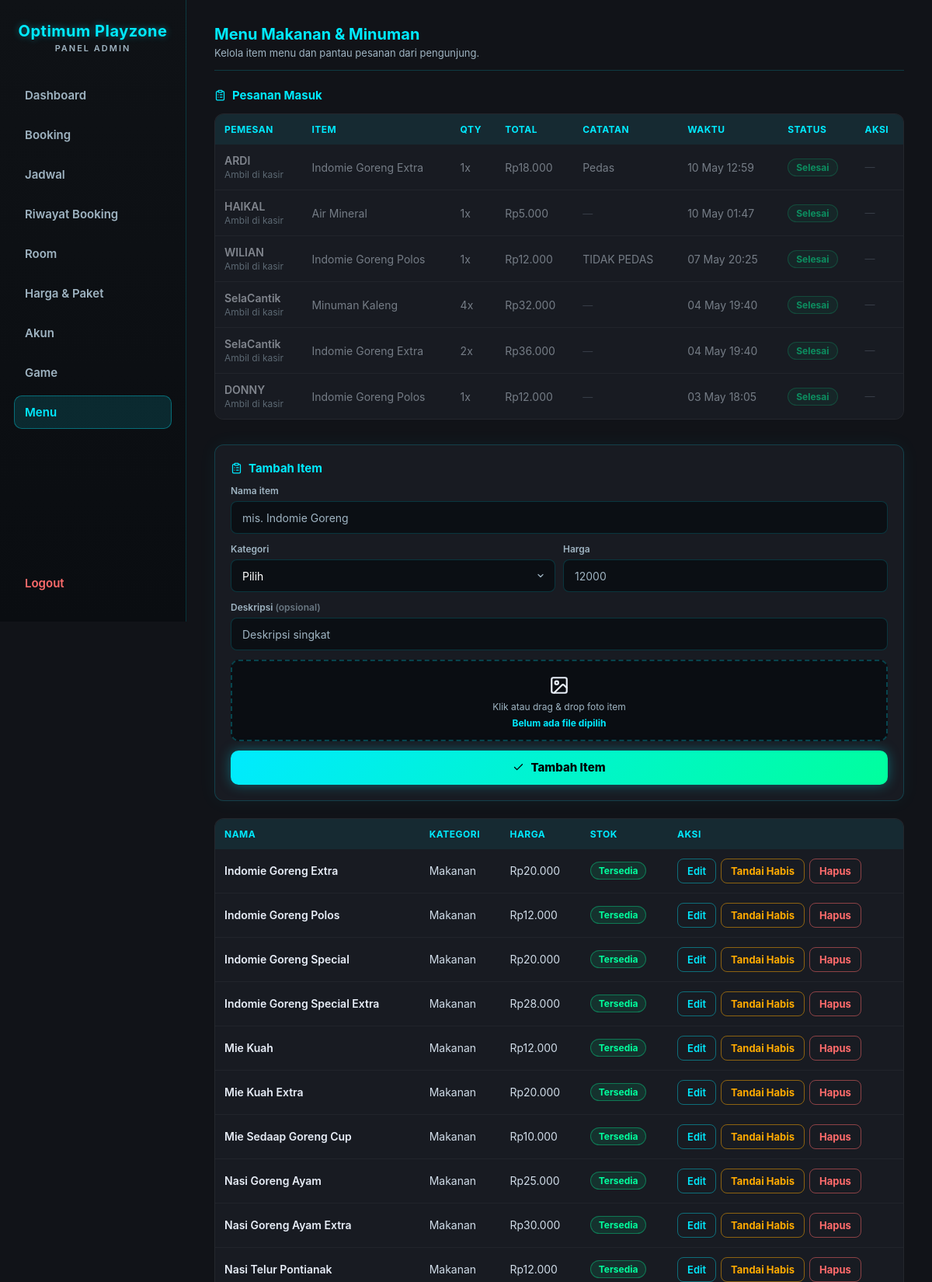
Page /KITSUNE-ADMIN.php?page=menu (signed in, upper part) on the committed database.
### tables this page shows
CREATE TABLE `menu_orders` (
  `id` int(11) NOT NULL AUTO_INCREMENT,
  `user_id` int(11) NOT NULL,
  `item_id` int(11) NOT NULL,
  `booking_id` int(11) DEFAULT NULL,
  `quantity` int(11) NOT NULL DEFAULT 1,
  `unit_price` int(11) NOT NULL DEFAULT 0,
  `note` text DEFAULT NULL,
  `status` enum('pending','selesai','batal') NOT NULL DEFAULT 'pending',
  `created_at` timestamp NOT NULL DEFAULT current_timestamp(),
  PRIMARY KEY (`id`),
  KEY `user_id` (`user_id`),
  KEY `menu_orders_ibfk_2` (`item_id`),
  KEY `booking_id` (`booking_id`),
  CONSTRAINT `menu_orders_ibfk_1` FOREIGN KEY (`user_id`) REFERENCES `users` (`id`) ON DELETE CASCADE,
  CONSTRAINT `menu_orders_ibfk_2` FOREIGN KEY (`item_id`) REFERENCES `menu_items` (`id`),
  CONSTRAINT `menu_orders_ibfk_3` FOREIGN KEY (`booking_id`) REFERENCES `bookings` (`id`) ON DELETE SET NULL
);

CREATE TABLE `users` (
  `id` int(11) NOT NULL AUTO_INCREMENT,
  `username` varchar(50) NOT NULL,
  `role` enum('user','admin') NOT NULL DEFAULT 'user',
  `password` varchar(255) NOT NULL,
  `created_at` timestamp NOT NULL DEFAULT current_timestamp(),
  `last_activity` datetime DEFAULT NULL,
  PRIMARY KEY (`id`),
  UNIQUE KEY `username` (`username`)
);

CREATE TABLE `menu_items` (
  `id` int(11) NOT NULL AUTO_INCREMENT,
  `name` varchar(100) NOT NULL,
  `category` enum('makanan','snack','minuman') NOT NULL,
  `price` int(11) NOT NULL DEFAULT 0,
  `description` text DEFAULT NULL,
  `image` varchar(255) DEFAULT NULL,
  `is_available` tinyint(1) NOT NULL DEFAULT 1,
  `created_at` timestamp NOT NULL DEFAULT current_timestamp(),
  PRIMARY KEY (`id`)
);

### KITSUNE-ADMIN.php (the view, shortened to what the rows shown need)
<?php
require __DIR__ . '/db.php';
require_once __DIR__ . '/booking_lib.php';
function jsArg($v) {
  return htmlspecialchars(json_encode($v, JSON_HEX_TAG | JSON_HEX_APOS | JSON_HEX_QUOT | JSON_HEX_AMP | JSON_INVALID_UTF8_SUBSTITUTE), ENT_QUOTES);
}
$isAdmin = isAdminSession($conn);
$page    = $_GET['page'] ?? 'dashboard';
?>
<!DOCTYPE html>
<html>
<head>
  <link rel="stylesheet" href="admin.css?v=<?= filemtime(__DIR__ . '/admin.css') ?>">
</head>
<body data-open-sec="<?= BOOKING_OPEN_SEC ?>" data-close-sec="<?= BOOKING_CLOSE_SEC ?>" data-pricing="<?= htmlspecialchars(pricingJson()) ?>">
<?php if (!$isAdmin): ?>
  <div class="login-box">
    <h2>Optimum Playzone<span class="brand-sub">Login Admin</span></h2>
    <?php if (isset($error)): ?>
      <p class="error"><?= htmlspecialchars($error) ?></p>
    <?php endif; ?>
    <form method="post">
      <input name="username" placeholder="Username" required>
      <input type="password" name="password" placeholder="Password" required>
      <button name="login">Login</button>
    </form>
  </div>
<?php else: ?>
<nav class="sidebar">
  <h2>Optimum Playzone<span class="brand-sub">Panel Admin</span></h2>
</nav>
<main>
<?php if ($page === 'dashboard'): ?>
  <?php
    releaseNoShows($conn);
    $now        = time();
    $todayStart = strtotime('today', $now);
    $monthStart = strtotime(date('Y-m-01', $now));
    $monthEnd   = strtotime('+1 month', $monthStart);
    $bulanNama  = ['Januari','Februari','Maret','April','Mei','Juni','Juli','Agustus','September','Oktober','November','Desember'];
    $bulanIni   = $bulanNama[intval(date('n', $now)) - 1] . ' ' . date('Y', $now);
    $revenueSince = function ($from) use ($conn) {
      $stmt = $conn->prepare("SELECT COALESCE(SUM(p.amount), 0) AS s FROM booking_payments p JOIN bookings b ON b.id = p.booking_id WHERE b.payment_status <> 'cancelled' AND p.paid_at >= ?");
      $stmt->bind_param("i", $from);
      $stmt->execute();
      $s = intval($stmt->get_result()->fetch_assoc()['s']);
      $stmt->close();
      return $s;
    };
    $revToday = $revenueSince($todayStart);
    $revMonth = $revenueSince($monthStart);
    $tomorrow = $todayStart + 86400;
    $stmt = $conn->prepare("SELECT COUNT(*) AS n FROM bookings WHERE payment_status <> 'cancelled' AND start_time >= ? AND start_time < ?");
    $stmt->bind_param("ii", $todayStart, $tomorrow);
    $stmt->execute();
    $bookToday = intval($stmt->get_result()->fetch_assoc()['n']);
    $stmt->close();
    $monthStartSql = date('Y-m-d 00:00:00', $monthStart);
    $stmt = $conn->prepare("SELECT COALESCE(SUM(quantity * unit_price), 0) AS s FROM menu_orders WHERE status = 'selesai' AND created_at >= ?");
    $stmt->bind_param("s", $monthStartSql);
    $stmt->execute();
    $menuMonth = intval($stmt->get_result()->fetch_assoc()['s']);
    $stmt->close();
    $days = [];
    for ($i = 13; $i >= 0; $i--) {
      $d = strtotime("-$i day", $todayStart);
      $days[date('Y-m-d', $d)] = ['ts' => $d, 'sum' => 0, 'count' => 0];
    }
    $chartFrom = reset($days)['ts'];
    $stmt = $conn->prepare("
      SELECT DATE(FROM_UNIXTIME(p.paid_at)) AS d, SUM(p.amount) AS s, COUNT(*) AS n
      FROM booking_payments p JOIN bookings b ON b.id = p.booking_id
      WHERE b.payment_status <> 'cancelled' AND p.paid_at >= ?
      GROUP BY d
    ");
    $stmt->bind_param("i", $chartFrom);
    $stmt->execute();
    $res = $stmt->get_result();
    while ($row = $res->fetch_assoc()) {
      if (isset($days[$row['d']])) {
        $days[$row['d']]['sum'] = intval($row['s']);
        $days[$row['d']]['count'] = intval($row['n']);
      }
    }
    $stmt->close();
    $maxDay = max(1, max(array_column($days, 'sum')));
    $stmt = $conn->prepare("SELECT payment_status, source, COUNT(*) AS n FROM bookings WHERE start_time >= ? AND start_time < ? GROUP BY payment_status, source");
    $stmt->bind_param("ii", $monthStart, $monthEnd);
    $stmt->execute();
    $byStatus = ['paid' => 0, 'unpaid' => 0, 'cancelled' => 0];
    $bySource = ['online' => 0, 'walkin' => 0];
    $res = $stmt->get_result();
    while ($row = $res->fetch_assoc()) {
      $byStatus[$row['payment_status']] = ($byStatus[$row['payment_status']] ?? 0) + intval($row['n']);
      if ($row['payment_status'] !== 'cancelled') $bySource[$row['source']] += intval($row['n']);
    }
    $stmt->close();
    $totalMonth = max(1, array_sum($byStatus));
    $totalSource = max(1, array_sum($bySource));
    $stmt = $conn->prepare("
      SELECT r.title, r.console_type, r.console_model, COUNT(b.id) AS n, COALESCE(SUM(b.amount_paid), 0) AS s
      FROM bookings b JOIN rooms r ON r.id = b.room_id
      WHERE b.payment_status <> 'cancelled' AND b.start_time >= ? AND b.start_time < ?
      GROUP BY r.id ORDER BY n DESC, s DESC LIMIT 5
    ");
    $stmt->bind_param("ii", $monthStart, $monthEnd);
    $stmt->execute();
    $topRooms = $stmt->get_result()->fetch_all(MYSQLI_ASSOC);
    $stmt->close();
    $maxRoom = max(1, max(array_column($topRooms, 'n') ?: [0]));
    $rp = fn($n) => 'Rp' . number_format($n, 0, ',', '.');
    $hariPendek = ['Min','Sen','Sel','Rab','Kam','Jum','Sab'];
  ?>
  <div class="page-head">
    <div>
      <h2>Dashboard</h2>
      <p class="page-sub">Ringkasan pendapatan dan booking. Pendapatan dihitung dari pembayaran yang sudah diterima kasir.</p>
    </div>
    <span class="clock-chip"><?= icon('clock') ?> <?= date('d', $now) ?> <?= $bulanNama[intval(date('n', $now)) - 1] ?></span>
  </div>
  <div class="stat-row">
    <div class="stat-card stat-kosong"><span class="stat-num"><?= $rp($revToday) ?></span><span class="stat-label">Pendapatan hari ini</span></div>
    <div class="stat-card stat-tunggu"><span class="stat-num"><?= $rp($revMonth) ?></span><span class="stat-label">Pendapatan <?= $bulanIni ?></span></div>
    <div class="stat-card stat-service"><span class="stat-num"><?= $bookToday ?></span><span class="stat-label">Booking jadwal hari ini</span></div>
    <div class="stat-card stat-dipakai"><span class="stat-num"><?= $rp($menuMonth) ?></span><span class="stat-label">Penjualan menu <?= $bulanIni ?></span></div>
  </div>
  <div class="dash-grid">
    <section class="panel-card dash-chart-card">
      <h3 class="panel-title"><?= icon('clipboard') ?> Pendapatan 14 hari terakhir</h3>
      <div class="bar-chart" role="img" aria-label="Grafik batang pendapatan harian 14 hari terakhir">
        <?php foreach ($days as $date => $d): ?>
          <?php
            $h = $d['sum'] > 0 ? max(3, round($d['sum'] / $maxDay * 100)) : 0;
            $label = $hariPendek[intval(date('w', $d['ts']))] . ' ' . date('j', $d['ts']);
            $tip = date('d', $d['ts']) . ' ' . $bulanNama[intval(date('n', $d['ts'])) - 1] . ' · ' . $rp($d['sum']) . ' · ' . $d['count'] . ' pembayaran';
          ?>
          <div class="bar-col<?= $date === date('Y-m-d', $now) ? ' is-today' : '' ?>" data-tip="<?= htmlspecialchars($tip) ?>" tabindex="0">
            <div class="bar-track"><div class="bar" style="height:<?= $h ?>%"></div></div>
            <span class="bar-label"><?= $label ?></span>
          </div>
        <?php endforeach; ?>
      </div>
      <p class="chart-scale">Tertinggi: <?= $rp($maxDay > 1 ? $maxDay : 0) ?> per hari</p>
      <details class="chart-table">
        <summary>Lihat tabel data</summary>
        <div class="table-wrap">
          <table class="users-table">
            <tr><th>Tanggal</th><th>Pembayaran</th><th>Pendapatan</th></tr>
            <?php foreach (array_reverse($days, true) as $d): ?>
              <tr><td><?= date('d', $d['ts']) . ' ' . $bulanNama[intval(date('n', $d['ts'])) - 1] ?></td><td><?= $d['count'] ?></td><td><?= $rp($d['sum']) ?></td></tr>
            <?php endforeach; ?>
          </table>
        </div>
      </details>
    </section>
    <section class="panel-card">
      <h3 class="panel-title"><?= icon('check') ?> Booking <?= $bulanIni ?></h3>
      <?php
        $statusRows = [
          ['Lunas', $byStatus['paid'], 'st-paid'],
          ['Belum bayar', $byStatus['unpaid'], 'st-unpaid'],
          ['Dibatalkan', $byStatus['cancelled'], 'st-cancel'],
        ];
      ?>
      <ul class="hbar-list">
        <?php foreach ($statusRows as [$lbl, $n, $cls]): ?>
          <li class="<?= $cls ?>">
            <div class="hbar-head"><span><?= $lbl ?></span><strong><?= $n ?></strong></div>
            <div class="hbar-track"><div class="hbar" style="width:<?= round($n / $totalMonth * 100) ?>%"></div></div>
          </li>
        <?php endforeach; ?>
      </ul>
      <h4 class="dash-sub">Sumber booking (tidak termasuk batal)</h4>
      <div class="split-bar" role="img" aria-label="Online <?= $bySource['online'] ?>, Offline <?= $bySource['walkin'] ?>">
        <div class="split-online" style="width:<?= round($bySource['online'] / $totalSource * 100) ?>%"></div>
        <div class="split-offline" style="width:<?= round($bySource['walkin'] / $totalSource * 100) ?>%"></div>
      </div>
      <div class="split-legend">
        <span><i class="dot dot-online"></i> Online <strong><?= $bySource['online'] ?></strong></span>
        <span><i class="dot dot-offline"></i> Offline <strong><?= $bySource['walkin'] ?></strong></span>
      </div>
    </section>
    <section class="panel-card">
      <h3 class="panel-title"><?= icon('gamepad') ?> Ruangan terlaris <?= $bulanIni ?></h3>
      <?php if (!$topRooms): ?>
        <p class="queue-empty">Belum ada booking bulan ini.</p>
      <?php else: ?>
        <ol class="rank-list">
          <?php foreach ($topRooms as $i => $r): ?>
            <li>
              <span class="rank-no"><?= $i + 1 ?></span>
              <div class="rank-info">
                <div class="hbar-head">
                  <span><?= htmlspecialchars($r['title']) ?> <span class="console-chip c-<?= strtolower(htmlspecialchars($r['console_type'])) ?>"><?= htmlspecialchars($r['console_model']) ?></span></span>
                  <strong><?= intval($r['n']) ?> booking</strong>
                </div>
                <div class="hbar-track"><div class="hbar" style="width:<?= round(intval($r['n']) / $maxRoom * 100) ?>%"></div></div>
                <span class="cell-sub">Diterima <?= $rp(intval($r['s'])) ?></span>
              </div>
            </li>
          <?php endforeach; ?>
        </ol>
      <?php endif; ?>
    </section>
  </div>
  <div id="chartTip" class="chart-tip" hidden></div>
<?php elseif ($page === 'menu'): ?>
<?php
$menuItems = mysqli_query($conn, "SELECT * FROM menu_items ORDER BY category, name");
$orders = mysqli_query($conn, "
    SELECT mo.id, mo.quantity, mo.unit_price, mo.note, mo.status, mo.created_at,
           mi.name AS item_name,
           u.username, r.title AS room_title, b.order_code
    FROM menu_orders mo
    JOIN menu_items mi ON mi.id = mo.item_id
    JOIN users u       ON u.id  = mo.user_id
    LEFT JOIN bookings b ON b.id = mo.booking_id
    LEFT JOIN rooms r    ON r.id = b.room_id
    ORDER BY mo.status ASC, mo.created_at DESC
    LIMIT 50
");
?>
<div class="page-head">
  <div>
    <h2>Menu Makanan &amp; Minuman</h2>
  </div>
</div>
<div class="table-wrap" style="margin-bottom:32px">
  <table class="users-table">
    <tr><th>Pemesan</th><th>Item</th><th>Qty</th><th>Total</th><th>Catatan</th><th>Waktu</th><th>Status</th><th>Aksi</th></tr>
    <?php while ($o = mysqli_fetch_assoc($orders)): ?>
    <?php $isDone = $o['status'] === 'selesai'; $isVoid = $o['status'] === 'batal'; ?>
    <tr class="<?= $isDone ? 'row-done' : ($isVoid ? 'row-cancelled' : '') ?>">
      <td class="cell-main"><?= htmlspecialchars($o['username']) ?>
        <span class="cell-sub"><?= $o['room_title'] ? 'Antar ke ' . htmlspecialchars($o['room_title']) . ' · ' . htmlspecialchars($o['order_code'] ?? '') : 'Ambil di kasir' ?></span>
      </td>
      <td><?= htmlspecialchars($o['item_name']) ?></td>
      <td><?= intval($o['quantity']) ?>x</td>
      <td>Rp<?= number_format($o['unit_price'] * $o['quantity'], 0, ',', '.') ?></td>
      <td class="wrap-cell"><?= $o['note'] ? htmlspecialchars($o['note']) : '<span class="muted-dash">—</span>' ?></td>
      <td><?= date('d M H:i', strtotime($o['created_at'])) ?></td>
      <td>
        <span class="pay-badge <?= $isDone ? 'pay-paid' : ($isVoid ? 'pay-cancelled' : 'pay-unpaid') ?>"><?= $isDone ? 'Selesai' : ($isVoid ? 'Dibatalkan' : 'Diproses') ?></span>
      </td>
      <td>
        <div class="row-actions">
          <?php if (!$isDone && !$isVoid): ?>
            <button class="btn-paid-sm" onclick="markOrderDone(<?= intval($o['id']) ?>)"><?= icon('check') ?> Sudah Sampai</button>
            <button class="btn-icon" title="Batalkan pesanan" aria-label="Batalkan pesanan" onclick="cancelMenuOrder(<?= intval($o['id']) ?>, <?= jsArg($o['item_name']) ?>)"><?= icon('x') ?></button>
          <?php else: ?>
            <span class="muted-dash">—</span>
          <?php endif; ?>
        </div>
      </td>
    </tr>
    <?php endwhile; ?>
  </table>
</div>
<div class="split">
  <div class="table-wrap">
    <table class="users-table">
      <tr><th>Nama</th><th>Kategori</th><th>Harga</th><th>Stok</th><th>Aksi</th></tr>
      <?php while ($item = mysqli_fetch_assoc($menuItems)): ?>
      <tr>
        <td class="cell-main wrap-cell"><?= htmlspecialchars($item['name']) ?></td>
        <td style="text-transform:capitalize"><?= htmlspecialchars($item['category']) ?></td>
        <td>Rp<?= number_format($item['price'], 0, ',', '.') ?></td>
        <td><span class="pay-badge <?= $item['is_available'] ? 'pay-paid' : 'pay-cancelled' ?>"><?= $item['is_available'] ? 'Tersedia' : 'Habis' ?></span></td>
        <td>
          <div class="row-actions">
            <button class="btn-ghost-sm" onclick="openEditMenu(<?= jsArg(['id' => intval($item['id']), 'name' => $item['name'], 'category' => $item['category'], 'price' => intval($item['price']), 'description' => $item['description']]) ?>)">Edit</button>
            <button class="<?= $item['is_available'] ? 'btn-warn-sm' : 'btn-ghost-sm' ?>" onclick="toggleMenuItem(<?= intval($item['id']) ?>)">
              <?= $item['is_available'] ? 'Tandai Habis' : 'Tandai Tersedia' ?>
            </button>
            <button class="btn-danger-sm" onclick="deleteMenuItem(<?= intval($item['id']) ?>, <?= jsArg($item['name']) ?>)">Hapus</button>
          </div>
        </td>
      </tr>
      <?php endwhile; ?>
    </table>
  </div>
</div>
<?php endif; ?>
</main>
<?php endif; ?>
</body>
</html>

### rows in the picture
menu_orders: user.username "ARDI", item.name "Indomie Goreng Extra", quantity "1", $o['unit_price'] * $o['quantity'] "18.000", note "Pedas", created_at "10 May 12:59", status "Selesai"
menu_orders: user.username "HAIKAL", item.name "Air Mineral", quantity "1", $o['unit_price'] * $o['quantity'] "5.000", created_at "10 May 01:47", status "Selesai"
menu_orders: user.username "WILIAN", item.name "Indomie Goreng Polos", quantity "1", $o['unit_price'] * $o['quantity'] "12.000", note "TIDAK PEDAS", created_at "07 May 20:25", status "Selesai"
menu_orders: user.username "SelaCantik", item.name "Minuman Kaleng", quantity "4", $o['unit_price'] * $o['quantity'] "32.000", created_at "04 May 19:40", status "Selesai"
menu_orders: user.username "SelaCantik", item.name "Indomie Goreng Extra", quantity "2", $o['unit_price'] * $o['quantity'] "36.000", created_at "04 May 19:40", status "Selesai"
menu_orders: user.username "DONNY", item.name "Indomie Goreng Polos", quantity "1", $o['unit_price'] * $o['quantity'] "12.000", created_at "03 May 18:05", status "Selesai"
menu_items: name "Indomie Goreng Extra", category "Makanan", price "20.000", is_available "Tersedia"
menu_items: name "Indomie Goreng Polos", category "Makanan", price "12.000", is_available "Tersedia"
menu_items: name "Indomie Goreng Special", category "Makanan", price "20.000", is_available "Tersedia"
menu_items: name "Indomie Goreng Special Extra", category "Makanan", price "28.000", is_available "Tersedia"
menu_items: name "Mie Kuah", category "Makanan", price "12.000", is_available "Tersedia"
menu_items: name "Mie Kuah Extra", category "Makanan", price "20.000", is_available "Tersedia"
menu_items: name "Mie Sedaap Goreng Cup", category "Makanan", price "10.000", is_available "Tersedia"
menu_items: name "Nasi Goreng Ayam", category "Makanan", price "25.000", is_available "Tersedia"
menu_items: name "Nasi Goreng Ayam Extra", category "Makanan", price "30.000", is_available "Tersedia"
menu_items: name "Nasi Telur Pontianak", category "Makanan", price "12.000", is_available "Tersedia"

### other values in the picture
$label "Dashboard"
$label "Booking"
$label "Jadwal"
$label "Riwayat Booking"
$label "Room"
$label "Harga & Paket"
$label "Akun"
$label "Game"
$label "Menu"
